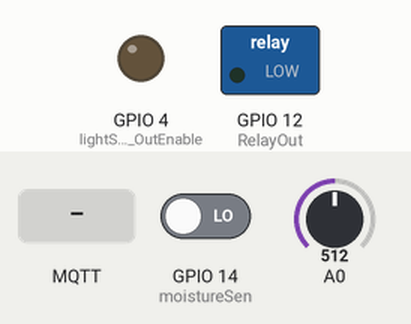
This sketch was run on a simulated ESP8266 (NodeMCU). Shown: switched loads named in the sketch (green lamp = pin HIGH), output pins drawn as LEDs (lit = HIGH). Inputs (shaded band) come from the test bench; at power-on: GPIO 14 (moistureSen) LOW, A0 = 512. WiFi joins after 1.5 s; servers stay silent unless stated; no MQTT or app messages arrive unless stated; what the sketch prints to the serial monitor is not drawn.

Above: at 0.1 s.
At 2.7 s:
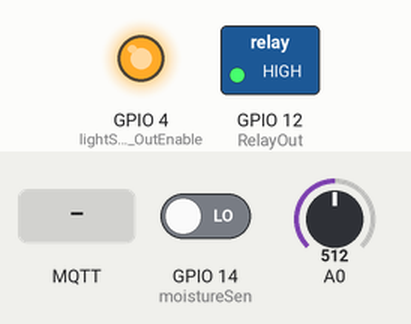
2.8 s: MQTT message "1" arrives on the first subscribed topic
At 7.9 s:
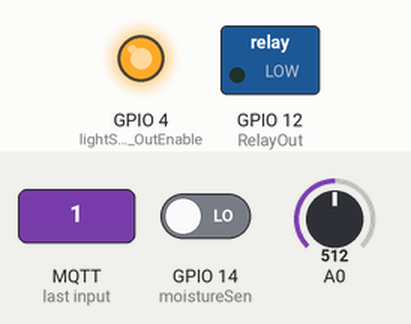
10.7 s: MQTT message "on" arrives on the first subscribed topic
14.2 s: MQTT message "off" arrives on the first subscribed topic
Timing chart, 0 to 23.7 s (numbered marks = the images above; inputs shaded):
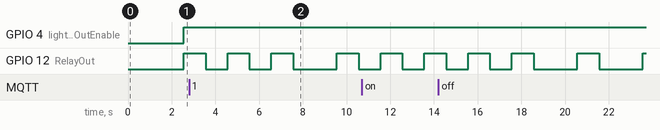

The sketch:

MQTT_sub__SE_.ino
```cpp
#include <ESP8266WiFi.h> // Enables the ESP8266 to connect to the local network (via WiFi)
#include <PubSubClient.h> // Allows us to connect to, and publish to the MQTT broker


const int moistureSen = 14;   //moisture sensor pin (0 = wet, 1 = dry)
const int RelayOut = 12;   //relay output pin
const int lightSen_OutEnable = 4; //enable light sensor output enable pin
const int lightSen = 0;       //ADC input pin for light sensing


#define BAUD_RATE 9600


const int ledPin = 0; // This code uses the built-in led for visual feedback that the button has been pressed


// WiFi
// Make sure to update this for your own WiFi network!
const char* ssid = "biqmind-users";
const char* wifi_password = "\"WE ARE A STRONG TEAM OF RND\"";

//const char* mqtt_server = "DESKTOP-P53SOTH";
const char* mqtt_server = "192.168.5.11";     //mqtt server
const char* mqtt_topic = "test";
const char* time_topic = "MQTT-test";
const char* pumpOn_topic = "MQTT-test";
const char* humid_topic = "sensor_data/create";    /*pub 0 = wet or 1 = dry */
const char* light_topic = "sensor_data/create";    /* pub adc values */
const char* clientID = "BiqBenser 1";

// Initialise the WiFi and MQTT Client objects
WiFiClient wifiClient;
PubSubClient client(mqtt_server, 1883, wifiClient); // 1883 is the listener port for the Broker

void callback(char* topic, byte* payload, unsigned int length) {

  Serial.print("Message arrived in topic: ");
  Serial.println(topic);


  Serial.print("Message:");
  for (int i = 0; i < length; i++) {
    Serial.print((char)payload[i]);

  }

  waterPlant();
  Serial.println();
  Serial.println("-----------------------");


}


void setup() {

  // Begin Serial on 115200
  // Remember to choose the correct Baudrate on the Serial monitor!
  // This is just for debugging purposes
  Serial.begin(115200);

   pinMode(lightSen_OutEnable,OUTPUT);// eanble ambient light sensor ALWAYS
   pinMode(RelayOut,OUTPUT); //relay for motor
   pinMode(moistureSen,INPUT); // comparator from moisture sensor


  //Later get ssid and password from arduino!
  // Connect to the WiFi
  WiFi.begin(ssid, wifi_password);

  //feedback to arduino!
  // Wait until the connection has been confirmed before continuing
  while (WiFi.status() != WL_CONNECTED) {
    delay(500);
    Serial.print(".");
  }

   //feedback to arduino!
   // Debugging - Output the IP Address of the ESP8266
  Serial.println("WiFi connected");
  Serial.print("IP address: ");
  Serial.println(WiFi.localIP());


  //client.setServer(mqttServer, mqttPort);????
  client.setCallback(callback);


  if (client.connect(clientID)) {
    Serial.println("Connected to MQTT Broker!");
    client.subscribe(pumpOn_topic);
    client.subscribe(mqtt_topic);
    client.publish(mqtt_topic, "finally connected!!");

  }
  else {
    Serial.println("Connection to MQTT Broker failed...");
  }


 // client.subscribe(mqtt_topic);

}

void loop() {
  client.loop();
  delay(1000);
  /*if(readMoisture()==1){
   if (client.publish(humid_topic, "1")) {
      Serial.println("message sent humid 1");
    }
    // Again, client.publish will return a boolean value depending on whether it succeded or not.
    // If the message failed to send, we will try again, as the connection may have broken.
    else {
      Serial.println("Message failed to send. Reconnecting to MQTT Broker and trying again");
      client.connect(clientID);
      client.subscribe(pumpOn_topic);
      delay(10); // This delay ensures that client.publish doesn't clash with the client.connect call
      client.publish(humid_topic, "1");
    }
  }
  else{
      if(client.publish(humid_topic, "0") )
      Serial.println("message sent humid 0");

    // Again, client.publish will return a boolean value depending on whether it succeded or not.
    // If the message failed to send, we will try again, as the connection may have broken.
    else {
      Serial.println("Message failed to send. Reconnecting to MQTT Broker and trying again");
      client.connect(clientID);
      client.subscribe(pumpOn_topic);
      delay(10); // This delay ensures that client.publish doesn't clash with the client.connect call
      client.publish(humid_topic, "0");
    }
  }*/
  test();
}


void waterPlant()
{
  digitalWrite(RelayOut,HIGH);
  delay(1000);
  digitalWrite(RelayOut,LOW);
}

int readLightSen()
{
  int val = analogRead(lightSen);
  Serial.println("Light = ");
  Serial.println(val);
  return(val);
}

int readMoisture()
{
  int val = digitalRead(moistureSen);
  Serial.println("Humid = ");
  Serial.println(val);
  return(val);
}


//HW test code
void test(){
    digitalWrite(4,HIGH);//power on light sensor
    Serial.println(analogRead(0));//light sensor
        Serial.println(digitalRead(14));
    Serial.println();
    digitalWrite(12,HIGH);
    delay(1000);
    digitalWrite(12,LOW);
    delay(1000);


}
```
